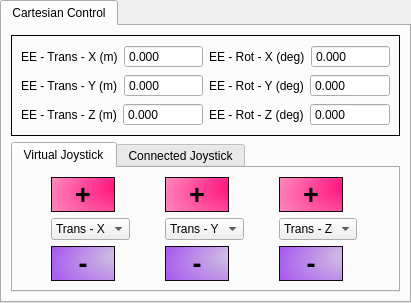
            <widget class="QTabWidget" name="tabWidget_2">
             <property name="currentIndex">
              <number>0</number>
             </property>
             <widget class="QWidget" name="cartesianControlTab">
              <attribute name="title">
               <string>Cartesian Control</string>
              </attribute>
              <layout class="QVBoxLayout" name="verticalLayout_5">
               <item>
                <widget class="QFrame" name="frame_3">
                 <property name="frameShape">
                  <enum>QFrame::Box</enum>
                 </property>
                 <property name="frameShadow">
                  <enum>QFrame::Plain</enum>
                 </property>
                 <layout class="QHBoxLayout" name="horizontalLayout_18">
                  <item>
                   <layout class="QVBoxLayout" name="verticalLayout_8">
                    <item>
                     <layout class="QHBoxLayout" name="horizontalLayout_12">
                      <item>
                       <widget class="QLabel" name="label_2">
                        <property name="text">
                         <string>EE - Trans - X (m)</string>
                        </property>
                       </widget>
                      </item>
                      <item>
                       <widget class="QDoubleSpinBox" name="eeTransX">
                        <property name="buttonSymbols">
                         <enum>QAbstractSpinBox::NoButtons</enum>
                        </property>
                        <property name="decimals">
                         <number>3</number>
                        </property>
                        <property name="minimum">
                         <double>-100000.000000000000000</double>
                        </property>
                        <property name="maximum">
                         <double>100000.000000000000000</double>
                        </property>
                        <property name="singleStep">
                         <double>0.000001000000000</double>
                        </property>
                       </widget>
                      </item>
                     </layout>
                    </item>
                    <item>
                     <layout class="QHBoxLayout" name="horizontalLayout_13">
                      <item>
                       <widget class="QLabel" name="label_3">
                        <property name="text">
                         <string>EE - Trans - Y (m)</string>
                        </property>
                       </widget>
                      </item>
                      <item>
                       <widget class="QDoubleSpinBox" name="eeTransY">
                        <property name="buttonSymbols">
                         <enum>QAbstractSpinBox::NoButtons</enum>
                        </property>
                        <property name="decimals">
                         <number>3</number>
                        </property>
                        <property name="minimum">
                         <double>-100000.000000000000000</double>
                        </property>
                        <property name="maximum">
                         <double>100000.000000000000000</double>
                        </property>
                        <property name="singleStep">
                         <double>0.000001000000000</double>
                        </property>
                       </widget>
                      </item>
                     </layout>
                    </item>
                    <item>
                     <layout class="QHBoxLayout" name="horizontalLayout_14">
                      <item>
                       <widget class="QLabel" name="label_6">
                        <property name="text">
                         <string>EE - Trans - Z (m)</string>
                        </property>
                       </widget>
                      </item>
                      <item>
                       <widget class="QDoubleSpinBox" name="eeTransZ">
                        <property name="buttonSymbols">
                         <enum>QAbstractSpinBox::NoButtons</enum>
                        </property>
                        <property name="decimals">
                         <number>3</number>
                        </property>
                        <property name="minimum">
                         <double>-100000.000000000000000</double>
                        </property>
                        <property name="maximum">
                         <double>100000.000000000000000</double>
                        </property>
                        <property name="singleStep">
                         <double>0.000001000000000</double>
                        </property>
                       </widget>
                      </item>
                     </layout>
                    </item>
                   </layout>
                  </item>
                  <item>
                   <layout class="QVBoxLayout" name="verticalLayout_7">
                    <item>
                     <layout class="QHBoxLayout" name="horizontalLayout_16">
                      <item>
                       <widget class="QLabel" name="label_8">
                        <property name="text">
                         <string>EE - Rot - X (deg)</string>
                        </property>
                       </widget>
                      </item>
                      <item>
                       <widget class="QDoubleSpinBox" name="eeRotX">
                        <property name="buttonSymbols">
                         <enum>QAbstractSpinBox::NoButtons</enum>
                        </property>
                        <property name="decimals">
                         <number>3</number>
                        </property>
                        <property name="minimum">
                         <double>-100000.000000000000000</double>
                        </property>
                        <property name="maximum">
                         <double>100000.000000000000000</double>
                        </property>
                        <property name="singleStep">
                         <double>0.000001000000000</double>
                        </property>
                       </widget>
                      </item>
                     </layout>
                    </item>
                    <item>
                     <layout class="QHBoxLayout" name="horizontalLayout_17">
                      <item>
                       <widget class="QLabel" name="label_9">
                        <property name="text">
                         <string>EE - Rot - Y (deg)</string>
                        </property>
                       </widget>
                      </item>
                      <item>
                       <widget class="QDoubleSpinBox" name="eeRotY">
                        <property name="buttonSymbols">
                         <enum>QAbstractSpinBox::NoButtons</enum>
                        </property>
                        <property name="decimals">
                         <number>3</number>
                        </property>
                        <property name="minimum">
                         <double>-100000.000000000000000</double>
                        </property>
                        <property name="maximum">
                         <double>100000.000000000000000</double>
                        </property>
                        <property name="singleStep">
                         <double>0.000001000000000</double>
                        </property>
                       </widget>
                      </item>
                     </layout>
                    </item>
                    <item>
                     <layout class="QHBoxLayout" name="horizontalLayout_15">
                      <item>
                       <widget class="QLabel" name="label_7">
                        <property name="text">
                         <string>EE - Rot - Z (deg)</string>
                        </property>
                       </widget>
                      </item>
                      <item>
                       <widget class="QDoubleSpinBox" name="eeRotZ">
                        <property name="buttonSymbols">
                         <enum>QAbstractSpinBox::NoButtons</enum>
                        </property>
                        <property name="decimals">
                         <number>3</number>
                        </property>
                        <property name="minimum">
                         <double>-100000.000000000000000</double>
                        </property>
                        <property name="maximum">
                         <double>100000.000000000000000</double>
                        </property>
                        <property name="singleStep">
                         <double>0.000001000000000</double>
                        </property>
                       </widget>
                      </item>
                     </layout>
                    </item>
                   </layout>
                  </item>
                 </layout>
                </widget>
               </item>
               <item>
                <widget class="QTabWidget" name="tabWidget_3">
                 <property name="currentIndex">
                  <number>0</number>
                 </property>
                 <widget class="QWidget" name="tab">
                  <attribute name="title">
                   <string>Virtual Joystick</string>
                  </attribute>
                  <layout class="QGridLayout" name="gridLayout">
                   <item row="1" column="0">
                    <widget class="QComboBox" name="vjMotionSelectX">
                     <property name="frame">
                      <bool>true</bool>
                     </property>
                     <item>
                      <property name="text">
                       <string>Trans - X</string>
                      </property>
                     </item>
                     <item>
                      <property name="text">
                       <string>Rot - X</string>
                      </property>
                     </item>
                    </widget>
                   </item>
                   <item row="0" column="1">
                    <widget class="QPushButton" name="vjPlusY">
                     <property name="sizePolicy">
                      <sizepolicy hsizetype="Maximum" vsizetype="Maximum">
                       <horstretch>0</horstretch>
                       <verstretch>0</verstretch>
                      </sizepolicy>
                     </property>
                     <property name="minimumSize">
                      <size>
                       <width>64</width>
                       <height>22</height>
                      </size>
                     </property>
                     <property name="maximumSize">
                      <size>
                       <width>60</width>
                       <height>60</height>
                      </size>
                     </property>
                     <property name="font">
                      <font>
                       <pointsize>20</pointsize>
                       <bold>true</bold>
                      </font>
                     </property>
                     <property name="styleSheet">
                      <string notr="true">QPushButton {
    border: 1px solid #14040b;
    text-align: center;
    min-height: 20px;
    min-width: 50px;
    padding: 0 6px 0 6px;
    border-radius: 20px;
    background: qradialgradient(cx: 0.8, cy: 0.8, fx: 1.2, fy: 0.2,radius: 1.8, stop: 0 #ff0073 stop: 1 #ffe8f2);


}

QPushButton:hover, QPushButton:default {
    border: 1px solid #0a0a0a;
    background: qradialgradient(cx: 1.2, cy: 1.2, fx: 1.5, fy: 0.2,radius: 1.6, stop: 0 #ff0073 stop: 1 #ff4d9c);
}

QPushButton:pressed {
    border: 1px solid #f70572;
    
background: qradialgradient(cx: 1.6, cy: 1.6, fx: 1.5, fy: 0.5,radius: 1.8, stop: 0 #ff0073 stop: 1 #a658d6);
}</string>
                     </property>
                     <property name="text">
                      <string>+</string>
                     </property>
                    </widget>
                   </item>
                   <item row="1" column="2">
                    <widget class="QComboBox" name="vjMotionSelectZ">
                     <item>
                      <property name="text">
                       <string>Trans - Z</string>
                      </property>
                     </item>
                     <item>
                      <property name="text">
                       <string>Rot - Z</string>
                      </property>
                     </item>
                    </widget>
                   </item>
                   <item row="0" column="2">
                    <widget class="QPushButton" name="vjPlusZ">
                     <property name="sizePolicy">
                      <sizepolicy hsizetype="Maximum" vsizetype="Maximum">
                       <horstretch>0</horstretch>
                       <verstretch>0</verstretch>
                      </sizepolicy>
                     </property>
                     <property name="minimumSize">
                      <size>
                       <width>64</width>
                       <height>22</height>
                      </size>
                     </property>
                     <property name="maximumSize">
                      <size>
                       <width>60</width>
                       <height>60</height>
                      </size>
                     </property>
                     <property name="font">
                      <font>
                       <pointsize>20</pointsize>
                       <bold>true</bold>
                      </font>
                     </property>
                     <property name="styleSheet">
                      <string notr="true">QPushButton {
    border: 1px solid #14040b;
    text-align: center;
    min-height: 20px;
    min-width: 50px;
    padding: 0 6px 0 6px;
    border-radius: 20px;
    background: qradialgradient(cx: 0.8, cy: 0.8, fx: 1.2, fy: 0.2,radius: 1.8, stop: 0 #ff0073 stop: 1 #ffe8f2);


}

QPushButton:hover, QPushButton:default {
    border: 1px solid #0a0a0a;
    background: qradialgradient(cx: 1.2, cy: 1.2, fx: 1.5, fy: 0.2,radius: 1.6, stop: 0 #ff0073 stop: 1 #ff4d9c);
}

QPushButton:pressed {
    border: 1px solid #f70572;
    
background: qradialgradient(cx: 1.6, cy: 1.6, fx: 1.5, fy: 0.5,radius: 1.8, stop: 0 #ff0073 stop: 1 #a658d6);
}</string>
                     </property>
                     <property name="text">
                      <string>+</string>
                     </property>
                    </widget>
                   </item>
                   <item row="1" column="1">
                    <widget class="QComboBox" name="vjMotionSelectY">
                     <item>
                      <property name="text">
                       <string>Trans - Y</string>
                      </property>
                     </item>
                     <item>
                      <property name="text">
                       <string>Rot - Y</string>
                      </property>
                     </item>
                    </widget>
                   </item>
                   <item row="0" column="0">
                    <widget class="QPushButton" name="vjPlusX">
                     <property name="sizePolicy">
                      <sizepolicy hsizetype="Maximum" vsizetype="Maximum">
                       <horstretch>0</horstretch>
                       <verstretch>0</verstretch>
                      </sizepolicy>
                     </property>
                     <property name="minimumSize">
                      <size>
                       <width>64</width>
                       <height>22</height>
                      </size>
                     </property>
                     <property name="maximumSize">
                      <size>
                       <width>60</width>
                       <height>60</height>
                      </size>
                     </property>
                     <property name="font">
                      <font>
                       <pointsize>20</pointsize>
                       <bold>true</bold>
                      </font>
                     </property>
                     <property name="styleSheet">
                      <string notr="true">QPushButton {
    border: 1px solid #14040b;
    text-align: center;
    min-height: 20px;
    min-width: 50px;
    padding: 0 6px 0 6px;
    border-radius: 20px;
    background: qradialgradient(cx: 0.8, cy: 0.8, fx: 1.2, fy: 0.2,radius: 1.8, stop: 0 #ff0073 stop: 1 #ffe8f2);


}

QPushButton:hover, QPushButton:default {
    border: 1px solid #0a0a0a;
    background: qradialgradient(cx: 1.2, cy: 1.2, fx: 1.5, fy: 0.2,radius: 1.6, stop: 0 #ff0073 stop: 1 #ff4d9c);
}

QPushButton:pressed {
    border: 1px solid #f70572;
    
background: qradialgradient(cx: 1.6, cy: 1.6, fx: 1.5, fy: 0.5,radius: 1.8, stop: 0 #ff0073 stop: 1 #a658d6);
}</string>
                     </property>
                     <property name="text">
                      <string>+</string>
                     </property>
                    </widget>
                   </item>
                   <item row="3" column="1">
                    <widget class="QPushButton" name="vjMinusY">
                     <property name="sizePolicy">
                      <sizepolicy hsizetype="Maximum" vsizetype="Maximum">
                       <horstretch>0</horstretch>
                       <verstretch>0</verstretch>
                      </sizepolicy>
                     </property>
                     <property name="minimumSize">
                      <size>
                       <width>64</width>
                       <height>22</height>
                      </size>
                     </property>
                     <property name="maximumSize">
                      <size>
                       <width>60</width>
                       <height>60</height>
                      </size>
                     </property>
                     <property name="font">
                      <font>
                       <pointsize>20</pointsize>
                       <bold>true</bold>
                      </font>
                     </property>
                     <property name="styleSheet">
                      <string notr="true">QPushButton {
    border: 1px solid #14040b;
    text-align: center;
    min-height: 20px;
    min-width: 50px;
    padding: 0 6px 0 6px;
    border-radius: 20px;
    background: qradialgradient(cx: 0.8, cy: 0.8, fx: 1.2, fy: 0.2,radius: 1.8, stop: 0 #d7d1de stop: 1 #8403fc);


}

QPushButton:hover, QPushButton:default {
    border: 1px solid #0a0a0a;
    background: qradialgradient(cx: 1.2, cy: 1.2, fx: 1.5, fy: 0.2,radius: 1.6, stop: 0 #d7d1de stop: 1 #8403fc);
}

QPushButton:pressed {
    border: 1px solid #f70572;
    
background: qradialgradient(cx: 1.6, cy: 1.6, fx: 1.5, fy: 0.5,radius: 1.8, stop: 0 #c2a9d9 stop: 1 #a658d6);
}</string>
                     </property>
                     <property name="text">
                      <string>-</string>
                     </property>
                    </widget>
                   </item>
                   <item row="3" column="2">
                    <widget class="QPushButton" name="vjMinusZ">
                     <property name="sizePolicy">
                      <sizepolicy hsizetype="Maximum" vsizetype="Maximum">
                       <horstretch>0</horstretch>
                       <verstretch>0</verstretch>
                      </sizepolicy>
                     </property>
                     <property name="minimumSize">
                      <size>
                       <width>64</width>
                       <height>22</height>
                      </size>
                     </property>
                     <property name="maximumSize">
                      <size>
                       <width>60</width>
                       <height>60</height>
                      </size>
                     </property>
                     <property name="font">
                      <font>
                       <pointsize>20</pointsize>
                       <bold>true</bold>
                      </font>
                     </property>
                     <property name="styleSheet">
                      <string notr="true">QPushButton {
    border: 1px solid #14040b;
    text-align: center;
    min-height: 20px;
    min-width: 50px;
    padding: 0 6px 0 6px;
    border-radius: 20px;
    background: qradialgradient(cx: 0.8, cy: 0.8, fx: 1.2, fy: 0.2,radius: 1.8, stop: 0 #d7d1de stop: 1 #8403fc);


}

QPushButton:hover, QPushButton:default {
    border: 1px solid #0a0a0a;
    background: qradialgradient(cx: 1.2, cy: 1.2, fx: 1.5, fy: 0.2,radius: 1.6, stop: 0 #d7d1de stop: 1 #8403fc);
}

QPushButton:pressed {
    border: 1px solid #f70572;
    
background: qradialgradient(cx: 1.6, cy: 1.6, fx: 1.5, fy: 0.5,radius: 1.8, stop: 0 #c2a9d9 stop: 1 #a658d6);
}</string>
                     </property>
                     <property name="text">
                      <string>-</string>
                     </property>
                    </widget>
                   </item>
                   <item row="3" column="0">
                    <widget class="QPushButton" name="vjMinusX">
                     <property name="sizePolicy">
                      <sizepolicy hsizetype="Maximum" vsizetype="Maximum">
                       <horstretch>0</horstretch>
                       <verstretch>0</verstretch>
                      </sizepolicy>
                     </property>
                     <property name="minimumSize">
                      <size>
                       <width>64</width>
                       <height>22</height>
                      </size>
                     </property>
                     <property name="maximumSize">
                      <size>
                       <width>60</width>
                       <height>60</height>
                      </size>
                     </property>
                     <property name="font">
                      <font>
                       <pointsize>20</pointsize>
                       <bold>true</bold>
                      </font>
                     </property>
                     <property name="styleSheet">
                      <string notr="true">QPushButton {
    border: 1px solid #14040b;
    text-align: center;
    min-height: 20px;
    min-width: 50px;
    padding: 0 6px 0 6px;
    border-radius: 20px;
    background: qradialgradient(cx: 0.8, cy: 0.8, fx: 1.2, fy: 0.2,radius: 1.8, stop: 0 #d7d1de stop: 1 #8403fc);


}

QPushButton:hover, QPushButton:default {
    border: 1px solid #0a0a0a;
    background: qradialgradient(cx: 1.2, cy: 1.2, fx: 1.5, fy: 0.2,radius: 1.6, stop: 0 #d7d1de stop: 1 #8403fc);
}

QPushButton:pressed {
    border: 1px solid #f70572;
    
background: qradialgradient(cx: 1.6, cy: 1.6, fx: 1.5, fy: 0.5,radius: 1.8, stop: 0 #c2a9d9 stop: 1 #a658d6);
}</string>
                     </property>
                     <property name="text">
                      <string>-</string>
                     </property>
                    </widget>
                   </item>
                  </layout>
                 </widget>
                 <widget class="QWidget" name="tab_2">
                  <attribute name="title">
                   <string>Connected Joystick</string>
                  </attribute>
                 </widget>
                </widget>
               </item>
              </layout>
             </widget>
            </widget>
